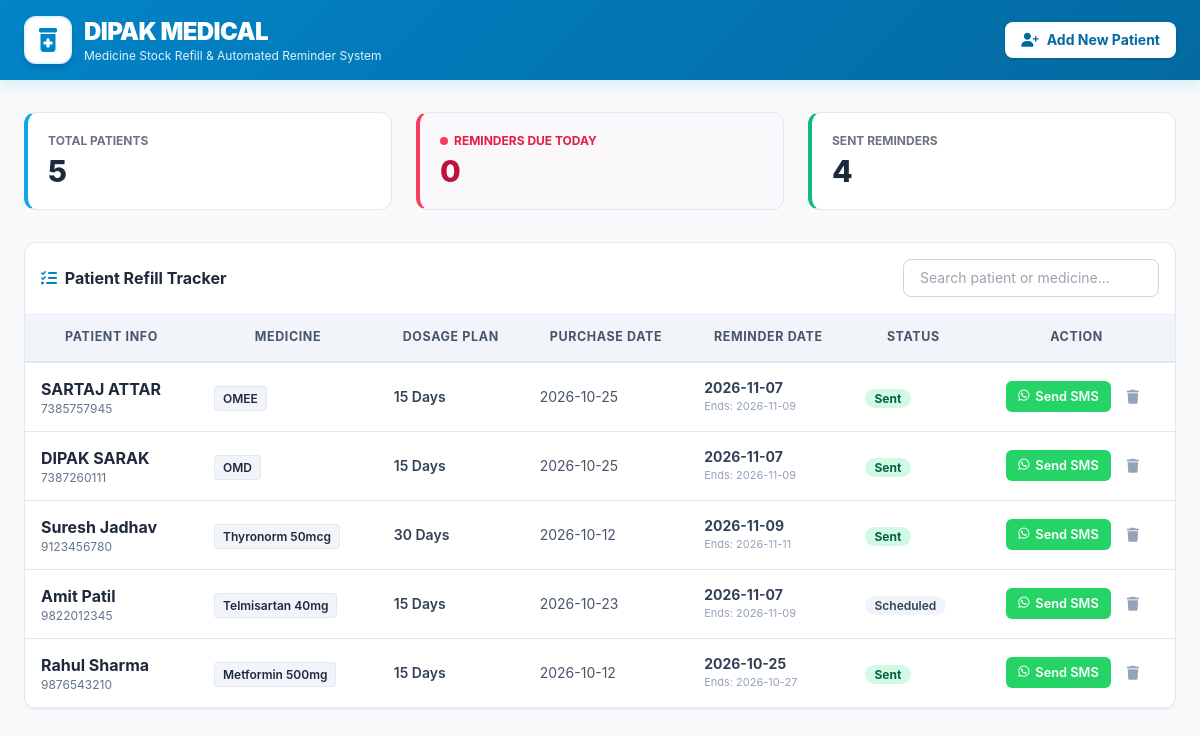
The page / on the database its author committed.
### tables this page shows
CREATE TABLE patients (
            id INTEGER PRIMARY KEY AUTOINCREMENT,
            name TEXT NOT NULL,
            phone TEXT NOT NULL,
            medicine_name TEXT NOT NULL,
            dosage_days INTEGER NOT NULL,
            purchase_date TEXT NOT NULL,
            reminder_date TEXT NOT NULL,
            expiry_date TEXT NOT NULL,
            status TEXT DEFAULT 'Pending'
        );

### app.py (the view)
@app.route('/')
def index():
    conn = sqlite3.connect(DB_NAME)
    conn.row_factory = sqlite3.Row
    cursor = conn.cursor()
    today_str = datetime.now().strftime("%Y-%m-%d")
    cursor.execute("SELECT * FROM patients ORDER BY id DESC")
    patients = cursor.fetchall()
    total_patients = len(patients)
    due_today = [p for p in patients if p['reminder_date'] <= today_str and p['status'] != 'Sent']
    sent_count = len([p for p in patients if p['status'] == 'Sent'])
    conn.close()
    return render_template(
        'index.html',
        patients=patients,
        total_patients=total_patients,
        due_count=len(due_today),
        sent_count=sent_count,
        today_date=today_str
    )

### templates/index.html (shortened to what this page needs)
<!DOCTYPE html>
<html lang="en">
<head>
    <script src="https://cdn.tailwindcss.com"></script>
    <link rel="stylesheet" href="{{ url_for('static', filename='css/style.css') }}">
    <link rel="stylesheet" href="https://cdnjs.cloudflare.com/ajax/libs/font-awesome/6.4.0/css/all.min.css">
</head>
<body class="bg-slate-50 min-h-screen">
    <header class="brand-header text-white px-6 py-4">
        <div class="max-w-7xl mx-auto flex flex-col md:flex-row items-center justify-between gap-4">
            <div class="flex items-center gap-3">
                <div class="w-12 h-12 bg-white text-sky-600 rounded-xl flex items-center justify-center text-2xl font-black shadow-md border-2 border-sky-100">
                    <i class="fa-solid fa-prescription-bottle-medical"></i>
                </div>
                <div>
                    <h1 class="text-2xl font-black tracking-tight">DIPAK MEDICAL</h1>
                    <p class="text-xs text-sky-100">Medicine Stock Refill & Automated Reminder System</p>
                </div>
            </div>
            <button onclick="document.getElementById('patientModal').classList.remove('hidden')" class="bg-white text-sky-700 hover:bg-sky-50 font-bold px-4 py-2 rounded-lg text-sm shadow transition flex items-center gap-2">
                <i class="fa-solid fa-user-plus"></i> Add New Patient
            </button>
        </div>
    </header>
    <main class="max-w-7xl mx-auto px-4 sm:px-6 py-8">
        <div class="grid grid-cols-1 sm:grid-cols-3 gap-6 mb-8">
            <div class="stat-card border-l-4 border-l-sky-500">
                <p class="text-xs font-bold text-gray-500 uppercase">Total Patients</p>
                <h3 class="text-3xl font-extrabold text-slate-800 mt-1">{{ total_patients }}</h3>
            </div>
            <div class="stat-card border-l-4 border-l-rose-500 bg-rose-50/20">
                <p class="text-xs font-bold text-rose-600 uppercase flex items-center gap-1.5">
                    <span class="w-2 h-2 rounded-full bg-rose-500 animate-ping"></span> Reminders Due Today
                </p>
                <h3 class="text-3xl font-extrabold text-rose-700 mt-1">{{ due_count }}</h3>
            </div>
            <div class="stat-card border-l-4 border-l-emerald-500">
                <p class="text-xs font-bold text-gray-500 uppercase">Sent Reminders</p>
                <h3 class="text-3xl font-extrabold text-slate-800 mt-1">{{ sent_count }}</h3>
            </div>
        </div>
        <div class="bg-white rounded-xl shadow-sm border border-slate-200 overflow-hidden">
            <div class="p-4 border-b border-slate-100 flex flex-col md:flex-row justify-between items-center gap-4">
                <h2 class="text-md font-bold text-slate-800">
                    <i class="fa-solid fa-list-check text-sky-600 mr-1"></i> Patient Refill Tracker
                </h2>
                <input type="text" id="searchInput" onkeyup="filterTable()" placeholder="Search patient or medicine..." class="px-4 py-2 border border-slate-300 rounded-lg text-sm w-full md:w-64 focus:outline-none focus:ring-2 focus:ring-sky-500">
            </div>
            <div class="overflow-x-auto">
                <table class="data-table" id="patientsTable">
                    <thead>
                        <tr>
                            <th>Patient Info</th>
                            <th>Medicine</th>
                            <th>Dosage Plan</th>
                            <th>Purchase Date</th>
                            <th>Reminder Date</th>
                            <th>Status</th>
                            <th class="text-center">Action</th>
                        </tr>
                    </thead>
                    <tbody>
                        {% for patient in patients %}
                        {% set is_due = (patient.reminder_date <= today_date and patient.status != 'Sent') %}
                        <tr class="hover:bg-slate-50 transition {% if is_due %}bg-rose-50/40{% endif %}">
                            <td>
                                <div class="font-bold text-slate-800">{{ patient.name }}</div>
                                <div class="text-xs text-slate-500">{{ patient.phone }}</div>
                            </td>
                            <td>
                                <span class="bg-slate-100 text-slate-800 font-semibold px-2 py-1 rounded text-xs border border-slate-200">
                                    {{ patient.medicine_name }}
                                </span>
                            </td>
                            <td class="text-sm font-semibold text-slate-700">{{ patient.dosage_days }} Days</td>
                            <td class="text-sm text-slate-600">{{ patient.purchase_date }}</td>
                            <td>
                                <div class="text-sm font-bold {% if is_due %}text-rose-600{% else %}text-slate-700{% endif %}">
                                    {{ patient.reminder_date }}
                                </div>
                                <div class="text-[11px] text-slate-400">Ends: {{ patient.expiry_date }}</div>
                            </td>
                            <td>
                                {% if patient.status == 'Sent' %}
                                    <span class="bg-emerald-100 text-emerald-800 text-xs font-bold px-2.5 py-0.5 rounded-full">Sent</span>
                                {% elif is_due %}
                                    <span class="badge-urgent">Due Now</span>
                                {% else %}
                                    <span class="bg-slate-100 text-slate-700 text-xs font-semibold px-2.5 py-0.5 rounded-full">Scheduled</span>
                                {% endif %}
                            </td>
                            <td>
                                <div class="flex items-center justify-center gap-2">
                                    {% set msg = "नमस्कार " ~ patient.name ~ " जी, दीपक मेडिकल (Dipak Medical) तर्फे आठवण: आपण घेतलेल्या " ~ patient.medicine_name ~ " या गोळ्या पुढील २ दिवसांत (" ~ patient.expiry_date ~ ") संपत आहेत. नियमित डोस चुकू नये म्हणून वेळेवर गोळ्या रिफिल करून घ्या. धन्यवाद! - दीपक मेडिकल." %}
                                    <a href="https://api.whatsapp.com/send?phone=91{{ patient.phone }}&text={{ msg | urlencode }}" target="_blank" onclick="setTimeout(function(){ window.location.href='/mark_sent/{{ patient.id }}'; }, 1000);" class="btn-whatsapp">
                                        <i class="fa-brands fa-whatsapp"></i> Send SMS
                                    </a>
                                    <a href="{{ url_for('delete_patient', patient_id=patient.id) }}" onclick="return confirm('Delete record?')" class="text-slate-400 hover:text-rose-600 p-2 text-sm">
                                        <i class="fa-solid fa-trash"></i>
                                    </a>
                                </div>
                            </td>
                        </tr>
                        {% endfor %}
                    </tbody>
                </table>
            </div>
        </div>
    </main>
</body>
</html>

### static/css/style.css (style rules this page uses)
:root { --primary: #0284c7; --primary-dark: #0369a1; --bg-main: #f8fafc; --card-bg: #ffffff; --text-primary: #0f172a; --text-muted: #64748b; --border-color: #e2e8f0; }
body { background-color: var(--bg-main); color: var(--text-primary); font-family: -apple-system, BlinkMacSystemFont, "Segoe UI", Roboto, Oxygen, Ubuntu, Cantarell, sans-serif; margin: 0; padding: 0; }
.brand-header { background: linear-gradient(135deg, #0284c7 0%, #0369a1 100%); box-shadow: 0 4px 15px rgba(2, 132, 199, 0.15); }
.stat-card { background: var(--card-bg); border: 1px solid var(--border-color); border-radius: 12px; padding: 20px; transition: transform 0.2s ease, box-shadow 0.2s ease; }
.data-table { width: 100%; border-collapse: separate; border-spacing: 0; }
.data-table th { background-color: #f1f5f9; color: #475569; font-size: 0.78rem; font-weight: 700; text-transform: uppercase; letter-spacing: 0.05em; padding: 14px 16px; border-bottom: 2px solid var(--border-color); }
.data-table td { padding: 14px 16px; border-bottom: 1px solid var(--border-color); vertical-align: middle; }
.btn-whatsapp { background-color: #25d366; color: white; font-weight: 600; display: inline-flex; align-items: center; gap: 6px; padding: 6px 12px; border-radius: 6px; text-decoration: none; font-size: 0.8rem; transition: background-color 0.2s ease; }

### rows shown on the page
patients: name "SARTAJ ATTAR", phone "7385757945", medicine_name "OMEE", dosage_days "15", purchase_date "2026-10-25", reminder_date "2026-11-07", expiry_date "2026-11-09", status "Sent"
patients: name "DIPAK SARAK", phone "7387260111", medicine_name "OMD", dosage_days "15", purchase_date "2026-10-25", reminder_date "2026-11-07", expiry_date "2026-11-09", status "Sent"
patients: name "Suresh Jadhav", phone "9123456780", medicine_name "Thyronorm 50mcg", dosage_days "30", purchase_date "2026-10-12", reminder_date "2026-11-09", expiry_date "2026-11-11", status "Sent"
patients: name "Amit Patil", phone "9822012345", medicine_name "Telmisartan 40mg", dosage_days "15", purchase_date "2026-10-23", reminder_date "2026-11-07", expiry_date "2026-11-09", status "Scheduled"
patients: name "Rahul Sharma", phone "9876543210", medicine_name "Metformin 500mg", dosage_days "15", purchase_date "2026-10-12", reminder_date "2026-10-25", expiry_date "2026-10-27", status "Sent"

### other values the page prints
{{ total_patients }} "5"
{{ due_count }} "0"
{{ sent_count }} "4"
